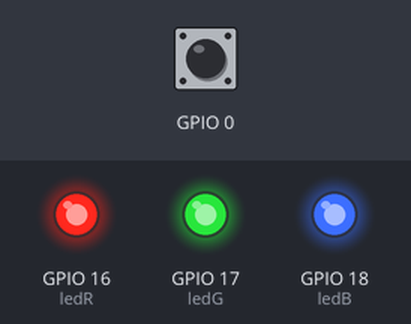
The sketch below on a simulated ESP32. Shown: output pins drawn as LEDs (lit = HIGH). Dashed ring = blinking. Inputs (shaded band) come from the test bench; at power-on: GPIO 0 HIGH. What the sketch prints to the serial monitor is not drawn.

Above: at 1.2 s.
1.3 s: GPIO 0 pulled LOW for 0.15 s
At 2.3 s:
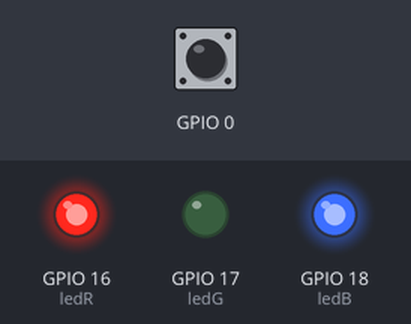
2.9 s: GPIO 0 pulled LOW for 1 s
At 6.5 s:
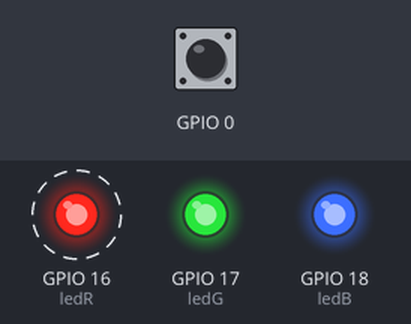
6.9 s: GPIO 0 driven LOW
At 7.9 s:
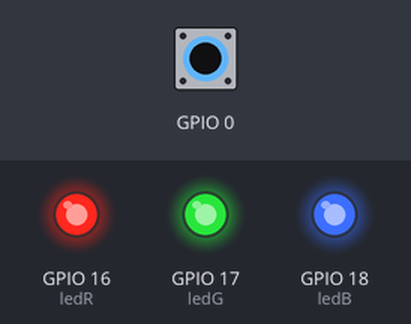
Timing chart, 0 to 9.9 s (numbered marks = the images above; inputs shaded):
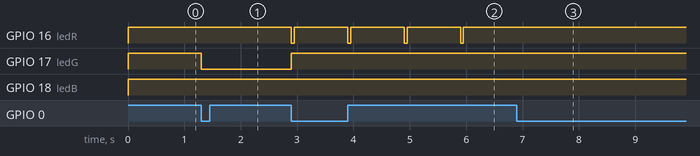

Measured:
- after the input at 1.3 s, GPIO 17 (ledG): HIGH → LOW at once
- after the input at 2.9 s, GPIO 16 (ledR): alternates HIGH for 0.95 s and LOW for 0.05 s, starting at once; GPIO 17 (ledG): LOW → HIGH at once
- after the input at 6.9 s, GPIO 16 (ledR): stops changing and stays HIGH

The sketch:

SleepOnInterruptESP.ino
```cpp
struct Button {
  const int PIN;
  volatile bool pressed;
};


RTC_DATA_ATTR int count;

typedef enum {
  STATE_OFF = 0,
  STATE_ON = 1,
  STATE_FLASHING = 2
} STATE_T;

Button button1 = { 0, false };

#define ledR 16
#define ledG 17
#define ledB 18


static void handle_state(STATE_T state);

long prevTime = millis();
void isr() {
  long currentTime = millis();
  if ((currentTime - prevTime) >= 500) {
    prevTime = currentTime;
    count++;
    button1.pressed = true;

    if (count >= 5) {
      count = 0;
    }
  }
}

static void setColor(int R, int G, int B) {
  digitalWrite(ledR, R);
  digitalWrite(ledG, G);
  digitalWrite(ledB, B);
}

void print_wakeup_reason(){
  esp_sleep_wakeup_cause_t wakeup_reason;

  wakeup_reason = esp_sleep_get_wakeup_cause();

  switch(wakeup_reason){
    case ESP_SLEEP_WAKEUP_EXT0 : Serial.println("Wakeup caused by external signal using RTC_IO"); break;
    case ESP_SLEEP_WAKEUP_EXT1 : Serial.println("Wakeup caused by external signal using RTC_CNTL"); break;
    case ESP_SLEEP_WAKEUP_TIMER : Serial.println("Wakeup caused by timer"); break;
    case ESP_SLEEP_WAKEUP_TOUCHPAD : Serial.println("Wakeup caused by touchpad"); break;
    case ESP_SLEEP_WAKEUP_ULP : Serial.println("Wakeup caused by ULP program"); break;
    default : Serial.printf("Wakeup was not caused by deep sleep: %d\n",wakeup_reason); break;
  }
}

void setup() {
  Serial.begin(115200);
  pinMode(button1.PIN, INPUT_PULLUP);
  pinMode(ledR, OUTPUT);
  pinMode(ledG, OUTPUT);
  pinMode(ledB, OUTPUT);
  attachInterrupt(button1.PIN, isr, FALLING);
  esp_sleep_enable_ext0_wakeup(GPIO_NUM_0, 0);
  print_wakeup_reason();
}

void loop() {

  button1.pressed = false;

  switch (count) {
    case 0:
      handle_state(STATE_OFF);
      break;
    case 1:
      handle_state(STATE_ON);
      break;
    case 2:
      handle_state(STATE_FLASHING);
      break;
    case 3:
      esp_light_sleep_start();
      Serial.println("Yellow");
      break;
    case 4:
      count = 0;
      esp_deep_sleep_start();
    default:
      break;
    }
}

static void handle_state(STATE_T state) {
  // Serial.print("Pushed: ");
  // Serial.println(count);

  switch (state) {
    case STATE_OFF:
      setColor(100, 100, 100);
      break;
    case STATE_ON:
      setColor(255, 0, 255);
      break;
    case STATE_FLASHING:
      while (true) {
        setColor(0, 255, 255);
        delay(50);
        setColor(100, 100, 100);
        delay(950);

        if (button1.pressed == true) {
          break;
        }
      }
      break;
    default:;
  }
} /*  end handle_state */
```
